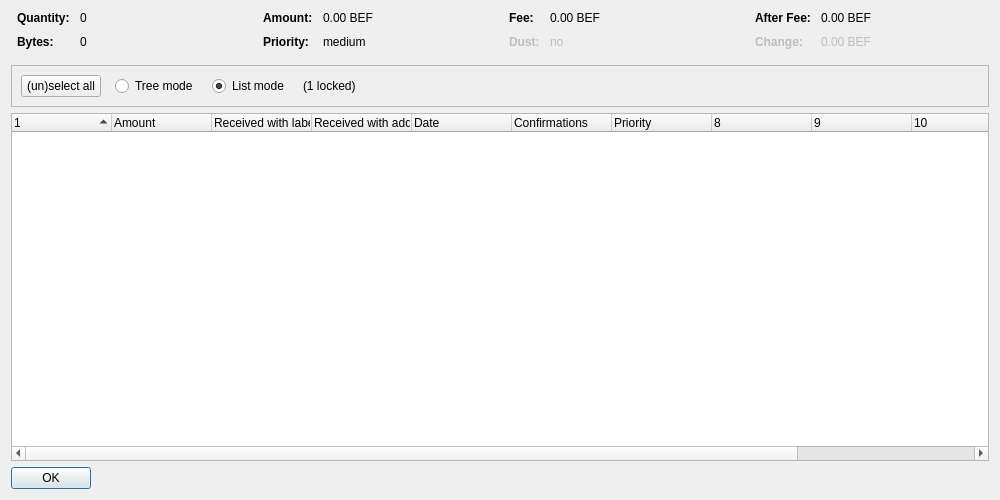
<?xml version="1.0" encoding="UTF-8"?>
<ui version="4.0">
 <class>CoinControlDialog</class>
 <widget class="QDialog" name="CoinControlDialog">
  <property name="geometry">
   <rect>
    <x>0</x>
    <y>0</y>
    <width>1000</width>
    <height>500</height>
   </rect>
  </property>
  <property name="windowTitle">
   <string>Coin Selection</string>
  </property>
  <layout class="QVBoxLayout" name="verticalLayout">
   <item>
    <layout class="QHBoxLayout" name="horizontalLayoutTop" stretch="0,0,0,0">
     <property name="topMargin">
      <number>0</number>
     </property>
     <property name="bottomMargin">
      <number>10</number>
     </property>
     <item>
      <layout class="QFormLayout" name="formLayoutCoinControl1">
       <property name="horizontalSpacing">
        <number>10</number>
       </property>
       <property name="verticalSpacing">
        <number>10</number>
       </property>
       <property name="leftMargin">
        <number>6</number>
       </property>
       <property name="rightMargin">
        <number>6</number>
       </property>
       <item row="0" column="0">
        <widget class="QLabel" name="labelCoinControlQuantityText">
         <property name="font">
          <font>
           <weight>75</weight>
           <bold>true</bold>
          </font>
         </property>
         <property name="text">
          <string>Quantity:</string>
         </property>
        </widget>
       </item>
       <item row="0" column="1">
        <widget class="QLabel" name="labelCoinControlQuantity">
         <property name="cursor">
          <cursorShape>IBeamCursor</cursorShape>
         </property>
         <property name="contextMenuPolicy">
          <enum>Qt::ActionsContextMenu</enum>
         </property>
         <property name="text">
          <string notr="true">0</string>
         </property>
         <property name="textInteractionFlags">
          <set>Qt::LinksAccessibleByMouse|Qt::TextSelectableByKeyboard|Qt::TextSelectableByMouse</set>
         </property>
        </widget>
       </item>
       <item row="1" column="0">
        <widget class="QLabel" name="labelCoinControlBytesText">
         <property name="font">
          <font>
           <weight>75</weight>
           <bold>true</bold>
          </font>
         </property>
         <property name="text">
          <string>Bytes:</string>
         </property>
        </widget>
       </item>
       <item row="1" column="1">
        <widget class="QLabel" name="labelCoinControlBytes">
         <property name="cursor">
          <cursorShape>IBeamCursor</cursorShape>
         </property>
         <property name="contextMenuPolicy">
          <enum>Qt::ActionsContextMenu</enum>
         </property>
         <property name="text">
          <string notr="true">0</string>
         </property>
         <property name="textInteractionFlags">
          <set>Qt::LinksAccessibleByMouse|Qt::TextSelectableByKeyboard|Qt::TextSelectableByMouse</set>
         </property>
        </widget>
       </item>
      </layout>
     </item>
     <item>
      <layout class="QFormLayout" name="formLayoutCoinControl2">
       <property name="horizontalSpacing">
        <number>10</number>
       </property>
       <property name="verticalSpacing">
        <number>10</number>
       </property>
       <property name="leftMargin">
        <number>6</number>
       </property>
       <property name="rightMargin">
        <number>6</number>
       </property>
       <item row="0" column="0">
        <widget class="QLabel" name="labelCoinControlAmountText">
         <property name="font">
          <font>
           <weight>75</weight>
           <bold>true</bold>
          </font>
         </property>
         <property name="text">
          <string>Amount:</string>
         </property>
        </widget>
       </item>
       <item row="0" column="1">
        <widget class="QLabel" name="labelCoinControlAmount">
         <property name="cursor">
          <cursorShape>IBeamCursor</cursorShape>
         </property>
         <property name="contextMenuPolicy">
          <enum>Qt::ActionsContextMenu</enum>
         </property>
         <property name="text">
          <string notr="true">0.00 BEF</string>
         </property>
         <property name="textInteractionFlags">
          <set>Qt::LinksAccessibleByMouse|Qt::TextSelectableByKeyboard|Qt::TextSelectableByMouse</set>
         </property>
        </widget>
       </item>
       <item row="1" column="0">
        <widget class="QLabel" name="labelCoinControlPriorityText">
         <property name="font">
          <font>
           <weight>75</weight>
           <bold>true</bold>
          </font>
         </property>
         <property name="text">
          <string>Priority:</string>
         </property>
        </widget>
       </item>
       <item row="1" column="1">
        <widget class="QLabel" name="labelCoinControlPriority">
         <property name="cursor">
          <cursorShape>IBeamCursor</cursorShape>
         </property>
         <property name="contextMenuPolicy">
          <enum>Qt::ActionsContextMenu</enum>
         </property>
         <property name="text">
          <string notr="true">medium</string>
         </property>
         <property name="textInteractionFlags">
          <set>Qt::LinksAccessibleByMouse|Qt::TextSelectableByKeyboard|Qt::TextSelectableByMouse</set>
         </property>
        </widget>
       </item>
      </layout>
     </item>
     <item>
      <layout class="QFormLayout" name="formLayoutCoinControl3">
       <property name="horizontalSpacing">
        <number>10</number>
       </property>
       <property name="verticalSpacing">
        <number>10</number>
       </property>
       <property name="leftMargin">
        <number>6</number>
       </property>
       <property name="rightMargin">
        <number>6</number>
       </property>
       <item row="0" column="0">
        <widget class="QLabel" name="labelCoinControlFeeText">
         <property name="font">
          <font>
           <weight>75</weight>
           <bold>true</bold>
          </font>
         </property>
         <property name="text">
          <string>Fee:</string>
         </property>
        </widget>
       </item>
       <item row="0" column="1">
        <widget class="QLabel" name="labelCoinControlFee">
         <property name="cursor">
          <cursorShape>IBeamCursor</cursorShape>
         </property>
         <property name="contextMenuPolicy">
          <enum>Qt::ActionsContextMenu</enum>
         </property>
         <property name="text">
          <string notr="true">0.00 BEF</string>
         </property>
         <property name="textInteractionFlags">
          <set>Qt::LinksAccessibleByMouse|Qt::TextSelectableByKeyboard|Qt::TextSelectableByMouse</set>
         </property>
        </widget>
       </item>
       <item row="1" column="0">
        <widget class="QLabel" name="labelCoinControlLowOutputText">
         <property name="enabled">
          <bool>false</bool>
         </property>
         <property name="font">
          <font>
           <weight>75</weight>
           <bold>true</bold>
          </font>
         </property>
         <property name="text">
          <string>Dust:</string>
         </property>
        </widget>
       </item>
       <item row="1" column="1">
        <widget class="QLabel" name="labelCoinControlLowOutput">
         <property name="enabled">
          <bool>false</bool>
         </property>
         <property name="cursor">
          <cursorShape>IBeamCursor</cursorShape>
         </property>
         <property name="contextMenuPolicy">
          <enum>Qt::ActionsContextMenu</enum>
         </property>
         <property name="text">
          <string notr="true">no</string>
         </property>
         <property name="textInteractionFlags">
          <set>Qt::LinksAccessibleByMouse|Qt::TextSelectableByKeyboard|Qt::TextSelectableByMouse</set>
         </property>
        </widget>
       </item>
      </layout>
     </item>
     <item>
      <layout class="QFormLayout" name="formLayoutCoinControl4">
       <property name="horizontalSpacing">
        <number>10</number>
       </property>
       <property name="verticalSpacing">
        <number>10</number>
       </property>
       <property name="leftMargin">
        <number>6</number>
       </property>
       <property name="rightMargin">
        <number>6</number>
       </property>
       <item row="0" column="0">
        <widget class="QLabel" name="labelCoinControlAfterFeeText">
         <property name="font">
          <font>
           <weight>75</weight>
           <bold>true</bold>
          </font>
         </property>
         <property name="text">
          <string>After Fee:</string>
         </property>
        </widget>
       </item>
       <item row="0" column="1">
        <widget class="QLabel" name="labelCoinControlAfterFee">
         <property name="cursor">
          <cursorShape>IBeamCursor</cursorShape>
         </property>
         <property name="contextMenuPolicy">
          <enum>Qt::ActionsContextMenu</enum>
         </property>
         <property name="text">
          <string notr="true">0.00 BEF</string>
         </property>
         <property name="textInteractionFlags">
          <set>Qt::LinksAccessibleByMouse|Qt::TextSelectableByKeyboard|Qt::TextSelectableByMouse</set>
         </property>
        </widget>
       </item>
       <item row="1" column="0">
        <widget class="QLabel" name="labelCoinControlChangeText">
         <property name="enabled">
          <bool>false</bool>
         </property>
         <property name="font">
          <font>
           <weight>75</weight>
           <bold>true</bold>
          </font>
         </property>
         <property name="text">
          <string>Change:</string>
         </property>
        </widget>
       </item>
       <item row="1" column="1">
        <widget class="QLabel" name="labelCoinControlChange">
         <property name="enabled">
          <bool>false</bool>
         </property>
         <property name="cursor">
          <cursorShape>IBeamCursor</cursorShape>
         </property>
         <property name="contextMenuPolicy">
          <enum>Qt::ActionsContextMenu</enum>
         </property>
         <property name="text">
          <string notr="true">0.00 BEF</string>
         </property>
         <property name="textInteractionFlags">
          <set>Qt::LinksAccessibleByMouse|Qt::TextSelectableByKeyboard|Qt::TextSelectableByMouse</set>
         </property>
        </widget>
       </item>
      </layout>
     </item>
    </layout>
   </item>
   <item>
    <widget class="QFrame" name="frame">
     <property name="minimumSize">
      <size>
       <width>0</width>
       <height>40</height>
      </size>
     </property>
     <property name="frameShape">
      <enum>QFrame::StyledPanel</enum>
     </property>
     <property name="frameShadow">
      <enum>QFrame::Sunken</enum>
     </property>
     <layout class="QHBoxLayout" name="horizontalLayout">
      <item>
       <layout class="QHBoxLayout" name="horizontalLayoutPanel" stretch="0,0,0,0,0">
        <property name="spacing">
         <number>14</number>
        </property>
        <item>
         <widget class="QPushButton" name="pushButtonSelectAll">
          <property name="sizePolicy">
           <sizepolicy hsizetype="Maximum" vsizetype="Fixed">
            <horstretch>0</horstretch>
            <verstretch>0</verstretch>
           </sizepolicy>
          </property>
          <property name="text">
           <string>(un)select all</string>
          </property>
          <property name="autoDefault">
           <bool>false</bool>
          </property>
         </widget>
        </item>
        <item>
         <widget class="QRadioButton" name="radioTreeMode">
          <property name="sizePolicy">
           <sizepolicy hsizetype="Maximum" vsizetype="Fixed">
            <horstretch>0</horstretch>
            <verstretch>0</verstretch>
           </sizepolicy>
          </property>
          <property name="text">
           <string>Tree mode</string>
          </property>
         </widget>
        </item>
        <item>
         <widget class="QRadioButton" name="radioListMode">
          <property name="sizePolicy">
           <sizepolicy hsizetype="Maximum" vsizetype="Fixed">
            <horstretch>0</horstretch>
            <verstretch>0</verstretch>
           </sizepolicy>
          </property>
          <property name="text">
           <string>List mode</string>
          </property>
          <property name="checked">
           <bool>true</bool>
          </property>
         </widget>
        </item>
        <item>
         <widget class="QLabel" name="labelLocked">
          <property name="text">
           <string notr="true">(1 locked)</string>
          </property>
         </widget>
        </item>
        <item>
         <spacer name="horizontalSpacer">
          <property name="orientation">
           <enum>Qt::Horizontal</enum>
          </property>
          <property name="sizeHint" stdset="0">
           <size>
            <width>40</width>
            <height>20</height>
           </size>
          </property>
         </spacer>
        </item>
       </layout>
      </item>
     </layout>
    </widget>
   </item>
   <item>
    <widget class="CoinControlTreeWidget" name="treeWidget">
     <property name="contextMenuPolicy">
      <enum>Qt::CustomContextMenu</enum>
     </property>
     <property name="sortingEnabled">
      <bool>false</bool>
     </property>
     <property name="columnCount">
      <number>12</number>
     </property>
     <attribute name="headerShowSortIndicator" stdset="0">
      <bool>true</bool>
     </attribute>
     <attribute name="headerStretchLastSection">
      <bool>false</bool>
     </attribute>
     <column>
      <property name="text">
       <string/>
      </property>
     </column>
     <column>
      <property name="text">
       <string>Amount</string>
      </property>
     </column>
     <column>
      <property name="text">
       <string>Received with label</string>
      </property>
     </column>
     <column>
      <property name="text">
       <string>Received with address</string>
      </property>
     </column>
     <column>
      <property name="text">
       <string>Date</string>
      </property>
     </column>
     <column>
      <property name="text">
       <string>Confirmations</string>
      </property>
      <property name="toolTip">
       <string>Confirmed</string>
      </property>
     </column>
     <column>
      <property name="text">
       <string>Priority</string>
      </property>
     </column>
     <column>
      <property name="text">
       <string/>
      </property>
     </column>
     <column>
      <property name="text">
       <string/>
      </property>
     </column>
     <column>
      <property name="text">
       <string/>
      </property>
     </column>
     <column>
      <property name="text">
       <string/>
      </property>
     </column>
     <column>
      <property name="text">
       <string/>
      </property>
     </column>
    </widget>
   </item>
   <item>
    <widget class="QDialogButtonBox" name="buttonBox">
     <property name="sizePolicy">
      <sizepolicy hsizetype="Maximum" vsizetype="Fixed">
       <horstretch>0</horstretch>
       <verstretch>0</verstretch>
      </sizepolicy>
     </property>
     <property name="orientation">
      <enum>Qt::Horizontal</enum>
     </property>
     <property name="standardButtons">
      <set>QDialogButtonBox::Ok</set>
     </property>
    </widget>
   </item>
  </layout>
 </widget>
 <customwidgets>
  <customwidget>
   <class>CoinControlTreeWidget</class>
   <extends>QTreeWidget</extends>
   <header>coincontroltreewidget.h</header>
  </customwidget>
 </customwidgets>
 <resources/>
 <connections/>
</ui>
